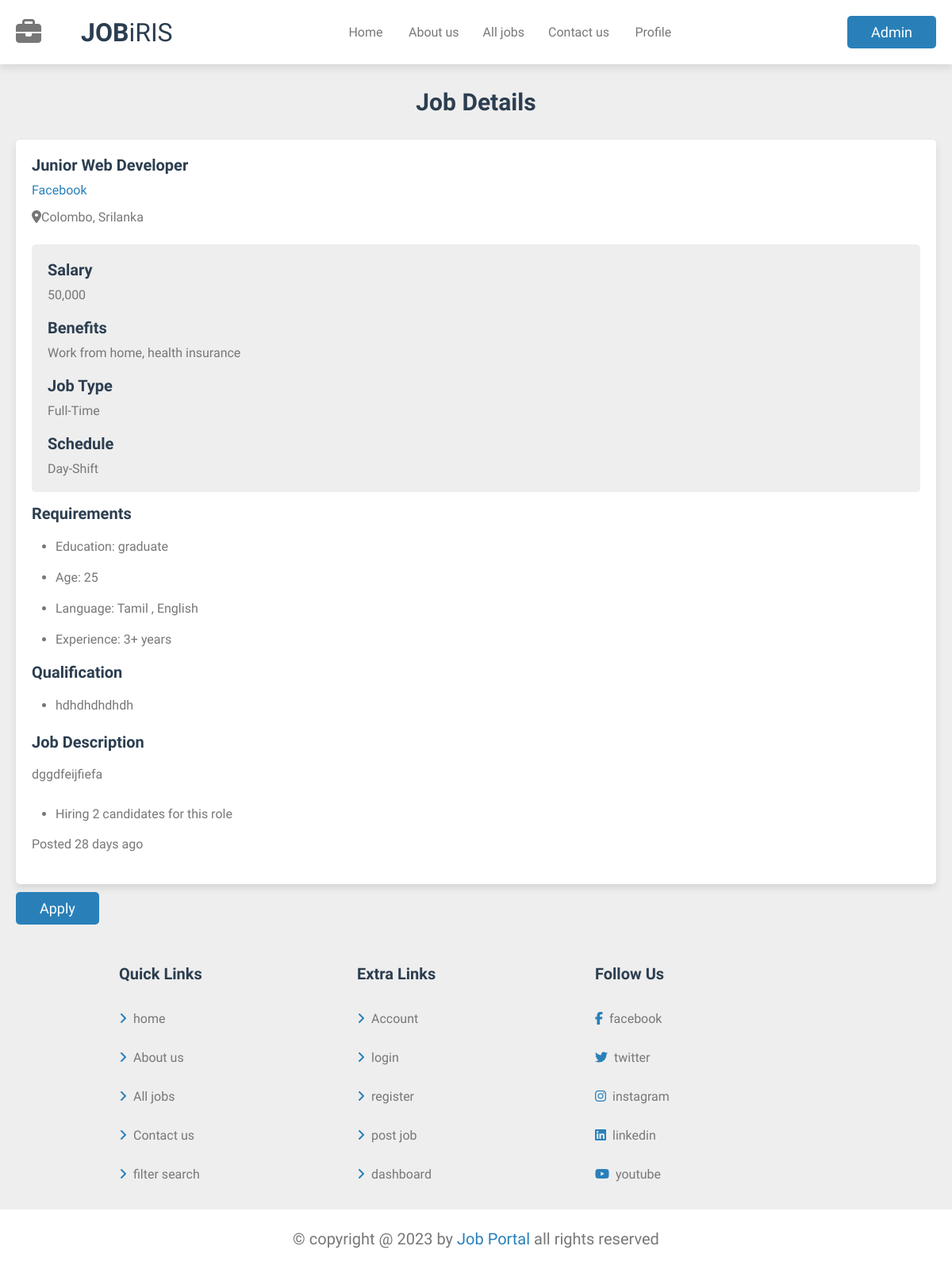
Screenshot of /view_job.php?id=1 (signed in) with the database file from the repository.
### tables this page shows
CREATE TABLE `jobs` (
  `job_id` int(11) NOT NULL,
  `company_id` int(11) NOT NULL,
  `job_title` varchar(255) NOT NULL,
  `job_location` varchar(255) NOT NULL,
  `job_type` varchar(50) NOT NULL,
  `job_shift` varchar(50) NOT NULL DEFAULT 'Flexible-Shift',
  `job_description` varchar(200) NOT NULL,
  `skills_required` varchar(100) NOT NULL,
  `salary` varchar(100) NOT NULL,
  `education` varchar(100) NOT NULL,
  `age` varchar(50) NOT NULL,
  `language` varchar(100) NOT NULL,
  `experience` varchar(100) NOT NULL,
  `qualification` varchar(200) NOT NULL,
  `job_image` varchar(255) NOT NULL,
  `created_at` timestamp NOT NULL DEFAULT current_timestamp()
);

CREATE TABLE `company` (
  `company_id` int(11) NOT NULL,
  `company_name` varchar(255) NOT NULL,
  `email` varchar(255) NOT NULL,
  `company_location` varchar(50) DEFAULT NULL,
  `password` varchar(255) NOT NULL,
  `about_company` varchar(200) DEFAULT NULL,
  `jobs_posted` int(50) DEFAULT NULL,
  `established_date` datetime DEFAULT NULL ON UPDATE current_timestamp(),
  `working_employees` int(200) DEFAULT NULL,
  `profile_image` varchar(255) DEFAULT NULL,
  `user_type` varchar(20) NOT NULL DEFAULT 'company'
);

### view_job.php (the view, shortened to what this page needs)
<?php
include 'connect/connect.php';
if (isset($_GET['id'])) {
    $job_id = $_GET['id'];
    $job_query = "SELECT jobs.*, company.company_name, company.company_location FROM jobs INNER JOIN company ON jobs.company_id = company.company_id WHERE job_id = $job_id";
    $job_result = $conn->query($job_query);
    $job_row = $job_result->fetch_assoc();
} else {
    header("Location: jobs.php");
    exit();
}
?>
<!DOCTYPE html>
<html lang="en">
<head>
    <link rel="stylesheet" href="css/style.css">
</head>
<body>
    <?php include 'connect/header.php'; ?>
    <section class="job-details">
        <h1 class="heading">Job Details</h1>
        <div class="details">
            <div class="job-info">
                <h3><?php echo $job_row['job_title']; ?></h3>
                <a href="view_company.php?company_id=<?php echo $job_row['company_id']; ?>"><?php echo $job_row['company_name']; ?></a>
                <p><i class="fas fa-map-marker-alt"></i><?php echo $job_row['company_location']; ?></p>
            </div>
            <div class="basic-details">
                <h3>Salary</h3>
                <p><?php echo $job_row['salary']; ?></p>
                <h3>Benefits</h3>
                <p>Work from home, health insurance</p>
                <h3>Job Type</h3>
                <p><?php echo $job_row['job_type']; ?></p>
                <h3>Schedule</h3>
                <p><?php echo $job_row['job_shift']; ?></p>
            </div>
            <ul>
                <h3>Requirements</h3>
                <li>Education: <span><?php echo $job_row['education']; ?></span></li>
                <li>Age: <span><?php echo $job_row['age']; ?></span></li>
                <li>Language: <span><?php echo $job_row['language']; ?></span></li>
                <li>Experience: <span><?php echo $job_row['experience']; ?></span></li>
            </ul>
            <ul>
                <h3>Qualification</h3>
                <li><?php echo $job_row['qualification']; ?></li>
            </ul>
            <div class="description">
                <h3>Job Description</h3>
                <p><?php echo $job_row['job_description']; ?></p>
                <ul>
                    <li>Hiring 2 candidates for this role</li>
                    <?php
                        $posted_days_ago = date_diff(date_create($job_row['created_at']), date_create('today'))->format('%a');
                        ?>
                        <p><?php echo ($posted_days_ago == 0) ? 'Posted today' : 'Posted ' . $posted_days_ago . ' days ago'; ?></p>
                </ul>
            </div>
        </div>
        <div class="apply-button">
            <a href="apply_job.php?job_id=<?php echo $job_row['job_id']; ?>" class="btn">Apply</a>
        </div>
    </section>
    <?php include 'connect/footer.php'; ?>
</body>
</html>

### css/style.css (style rules this page uses)
:root { --main-color:#2980b9; --red:red; --light-color:#777; --light-bg:#eee; --black:#2c3e50; --white:#fff; --box-shadow:0 .5rem 1rem rgba(0,0,0, .1); --border:.1rem rgba(0,0,0, .2); }
* { font-family: 'Comfortaa' , cursive; margin: 0; padding: 0; box-sizing: border-box; text-decoration: none; outline: none; border: none; }
html { font-size: 62.5%; overflow-x: hidden; scroll-padding-top: 7rem; scroll-behavior: smooth; }
body { background-color: var(--light-bg); }
section { padding: 2rem; margin: 0 auto; max-width: 1200px; }
.heading { text-align: center; margin-bottom: 2rem; font-size: 3rem; color: var(--black); text-transform: capitalize; padding: 1rem 0; }
.btn { display: inline-block; margin-top: 1rem; padding: 1rem 3rem; cursor: pointer; font-size: 1.8rem; color: var(--white); background-color: var(--main-color); border-radius: .5rem; text-transform: capitalize; text-align: center; }
.job-details .details { background-color: var(--white); border-radius: .5rem; border: var(--border); padding: 2rem; box-shadow: var(--box-shadow); }
.job-details .details h3 { margin-bottom: 1rem; font-size: 2rem; color: var(--black); text-transform: capitalize; overflow-x: hidden; text-overflow: ellipsis; }
.job-details .details .job-info a { display: block; font-size: 1.6rem; color: var(--main-color); margin: .5rem 0; }
.job-details .details .job-info p { padding: 1rem 0; font-size: 1.6rem; color: var(--light-color); }
.job-details .details .basic-details { background-color: var(--light-bg); margin: 1.5rem 0; border-radius: .5rem; padding: 2rem; padding-bottom: 0; }
.job-details .details .basic-details p { color: var(--light-color); padding-bottom: 2rem; font-size: 1.6rem; }
.job-details .details ul { margin: 1rem 0; }
.job-details .details ul li { padding: 1rem 0; font-size: 1.6rem; color: var(--light-color); margin-left: 3rem; }
.job-details .details .description { margin-top: 1.5rem; }
.job-details .details .description p { font-size: 1.6rem; color: var(--light-color); line-height: 1.8; padding: .5rem 0; }

### rows the page displays
jobs: job_title "Junior Web Developer", company.company_name "Facebook", company.company_location "Colombo, Srilanka", salary "50,000", job_type "Full-Time", job_shift "Day-Shift", education "graduate", age "25", language "Tamil , English", experience "3+ years", qualification "hdhdhdhdhdh", job_description "dggdfeijfiefa", created_at "28"

### other values shown
$_SESSION['user_name'] "Admin"
